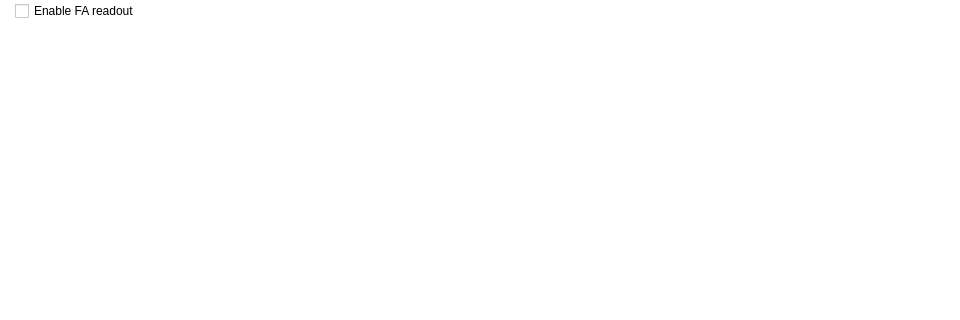
<?xml version="1.0" encoding="UTF-8"?>
<ui version="4.0">
 <class>FA</class>
 <widget class="QMainWindow" name="FA">
  <property name="geometry">
   <rect>
    <x>0</x>
    <y>0</y>
    <width>960</width>
    <height>320</height>
   </rect>
  </property>
  <property name="sizePolicy">
   <sizepolicy hsizetype="Minimum" vsizetype="Minimum">
    <horstretch>0</horstretch>
    <verstretch>0</verstretch>
   </sizepolicy>
  </property>
  <property name="windowTitle">
   <string>FA data</string>
  </property>
  <property name="styleSheet">
   <string notr="true">background-color: rgb(255, 255, 255);</string>
  </property>
  <property name="Title" stdset="0">
   <string>$(BPM): FA amplitudes</string>
  </property>
  <widget class="QWidget" name="centralwidget">
   <widget class="caCartesianPlot" name="cacartesianplot">
    <property name="geometry">
     <rect>
      <x>0</x>
      <y>20</y>
      <width>480</width>
      <height>150</height>
     </rect>
    </property>
    <property name="Title" stdset="0">
     <string notr="true">FA data: A</string>
    </property>
    <property name="TitleX">
     <string notr="true">FA samples</string>
    </property>
    <property name="TitleY">
     <string notr="true">amplitude</string>
    </property>
    <property name="channels_1" stdset="0">
     <string notr="true">;$(BPM):fa.Va</string>
    </property>
    <property name="color_1">
     <color>
      <red>0</red>
      <green>0</green>
      <blue>0</blue>
     </color>
    </property>
   </widget>
   <widget class="caCartesianPlot" name="cacartesianplot_2">
    <property name="geometry">
     <rect>
      <x>0</x>
      <y>170</y>
      <width>480</width>
      <height>150</height>
     </rect>
    </property>
    <property name="Title" stdset="0">
     <string notr="true">FA data: C</string>
    </property>
    <property name="TitleX">
     <string notr="true">FA samples</string>
    </property>
    <property name="TitleY">
     <string notr="true">amplitude</string>
    </property>
    <property name="channels_1" stdset="0">
     <string notr="true">;$(BPM):fa.Vc</string>
    </property>
    <property name="color_1">
     <color>
      <red>0</red>
      <green>0</green>
      <blue>0</blue>
     </color>
    </property>
   </widget>
   <widget class="caCartesianPlot" name="cacartesianplot_3">
    <property name="geometry">
     <rect>
      <x>480</x>
      <y>170</y>
      <width>480</width>
      <height>150</height>
     </rect>
    </property>
    <property name="Title" stdset="0">
     <string notr="true">FA data: D</string>
    </property>
    <property name="TitleX">
     <string notr="true">FA samples</string>
    </property>
    <property name="TitleY">
     <string notr="true">amplitude</string>
    </property>
    <property name="channels_1" stdset="0">
     <string notr="true">;$(BPM):fa.Vd</string>
    </property>
    <property name="color_1">
     <color>
      <red>0</red>
      <green>0</green>
      <blue>0</blue>
     </color>
    </property>
   </widget>
   <widget class="caCartesianPlot" name="cacartesianplot_4">
    <property name="geometry">
     <rect>
      <x>480</x>
      <y>20</y>
      <width>480</width>
      <height>150</height>
     </rect>
    </property>
    <property name="Title" stdset="0">
     <string notr="true">FA data: B</string>
    </property>
    <property name="TitleX">
     <string notr="true">FA samples</string>
    </property>
    <property name="TitleY">
     <string notr="true">amplitude</string>
    </property>
    <property name="channels_1" stdset="0">
     <string notr="true">;$(BPM):fa.Vb</string>
    </property>
    <property name="color_1">
     <color>
      <red>0</red>
      <green>0</green>
      <blue>0</blue>
     </color>
    </property>
   </widget>
   <widget class="caToggleButton" name="catogglebutton">
    <property name="geometry">
     <rect>
      <x>15</x>
      <y>0</y>
      <width>136</width>
      <height>22</height>
     </rect>
    </property>
    <property name="text">
     <string>Enable FA readout</string>
    </property>
    <property name="channel" stdset="0">
     <string notr="true">$(BPM):fa.SCAN</string>
    </property>
    <property name="trueValue">
     <string>2</string>
    </property>
   </widget>
  </widget>
 </widget>
 <customwidgets>
  <customwidget>
   <class>QwtPlot</class>
   <extends>QFrame</extends>
   <header>qwt_plot.h</header>
  </customwidget>
  <customwidget>
   <class>caToggleButton</class>
   <extends>QCheckBox</extends>
   <header>caToggleButton</header>
  </customwidget>
  <customwidget>
   <class>caCartesianPlot</class>
   <extends>QwtPlot</extends>
   <header>caCartesianPlot</header>
  </customwidget>
 </customwidgets>
 <resources/>
 <connections/>
</ui>
